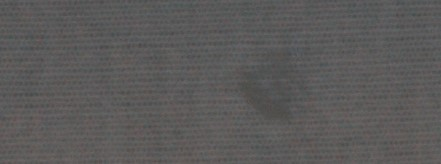
#> input picture 计算机视觉/baibu/density/i2.jpg, 441 x 164 px
$ python density.py   (older library calls are emulated)
#> lines starting #> are read from the running program, lines starting #| are printed output that depends on the picture
"""
    @ 郭泽嘉,zjguo
        - Density It is used to calculate the cloth density and add relevant test methods
            Note: if this method is called directly, the difference between radial and latitudinal directions should be noted
        - Density 用于计算布匹密度, 附加相关的测试方法, 注意: 本方法若直接调用,需注意径向纬向的区别
"""

import sys

import json
import numpy as np
from cv2 import cv2

from matplotlib import pyplot as plt
from scipy.signal import find_peaks, argrelextrema


# [11 lines left out: function enhance_hist, not called in this run]


class Settings(object):
    def __init__(self):
        self.distance_symmetric: float = .25
        self.std: float = .5


class W(object):
    """
    `W`It is defined as two high and low peaks
    Define business rules. Only five values can be passed in,
    which are two low points and three high points。
    定义业务规则,只允许传入五个值，分别为两个低点，三个最高点：
            a1          a2          a3
              -       -   -       -
                -   -       -   -
                  b1          b2
    """

    # [12 lines left out: function __init__, not called in this run]

    @property
    def peaks_diff(self):
        return float(self._peaks_diff)

    @property
    def valleys_diff(self):
        return float(self._valleys_diff)

    @property
    def distamce1(self):
        return float(self._distance_1)

    @property
    def distamce2(self):
        return float(self._distance_2)

    @property
    def distamce(self):
        return (self.distamce1 + self.distamce2) / 2

    @property
    def min_value(self):
        return float(self._min_value)

    @property
    def highest_value(self):
        return float(self._highest_value)

    @property
    def distance_w(self):
        return float(self._distance_w)

    # [70 lines left out: functions __str__, __set_diffs, __set_distance, _set, is_full, is_distance_symmetric and 1 more, not called in this run]


class Ws(object):
    def __init__(self):
        self.q = []

    def __len__(self):
        return len(self.q)

    def add(self, w: W):
        self.q.append(w)

    # [45 lines left out: functions set_init, get_density, not called in this run]


class Density(object):

    @staticmethod
    def __sma(data: np.ndarray, N: int = 5) -> np.ndarray:
        """
        :param data: 一维数据
        :param N: 权值，表示和前后多少位进行对比
        :return: 一个移动平均点函数
        """
        n = np.ones(N)
        weights = n / N
        sma = np.convolve(weights, data)[N - 1:-N + 1]
        return sma

    def __init__(self, image: np.ndarray):
        """
        :param image: 二维的行列式, 像素尽可能控制在50 * 120 以内, 为一个二值参，即灰度图
        """
        self.image: np.ndarray = image
        self.x: int = image.shape[1]
#> self.x = 441
        self.y: int = image.shape[0]
#> self.y = 164

        # 横坐标点
        self.xx = np.zeros(self.x)
#> self.xx = 441 values from 0 to 0
        for item in range(self.x):
            self.xx[item] += item
#> after the loop, self.xx = 441 values from 0 to 440

        # 纵坐标点
        self.radial_count = np.zeros(self.x)
#> self.radial_count = 441 values from 0 to 0
        for item in range(self.y):
            self.radial_count += self.image[item]
#> after the loop, self.radial_count = 441 values, max 15240 at index 335, min 14075 at index 284, mean 14791.5

        self.avg = np.mean(self.radial_count)
#> self.avg = 14791.5
        self.avg_list = self.avg * np.ones(self.x)
#> self.avg_list = 441 values from 14791.5 to 14791.5

        # 峰值点
        self.peaks, _ = find_peaks(self.radial_count, height=0)
#> self.peaks = 88 values from 1 to 436

        # 峰谷点
        self.valleys = argrelextrema(-self.radial_count, np.greater)[0]
#> self.valleys = 87 values from 3 to 439
        if self.peaks[0] > self.valleys[0]:
            np.delete(self.valleys, 0)

    # [5 lines left out: function __is_clear, not called in this run]

    def write_2D(self, out_path: str):
#> called with out_path = 'tes_out.jpg'
        fig, ax = plt.subplots()
        ax.set_xlim(0, self.x)

        # 原始数据
        ax.plot(self.xx, self.radial_count, lw=1, label=u"data")
        ax.plot(self.avg_list, "--", color="gray", lw=1)

        # 峰值点
        ax.plot(self.peaks, self.radial_count[self.peaks], "x", color="red", label='peaks')

        # 峰谷点
        ax.plot(self.valleys, self.radial_count[self.valleys], "+", color="green", label="valleys")

        # 移动平均
        N = 5
        sma = self.__sma(self.radial_count, N=N)
#> in __sma, `sma = np.convolve(weights, data)[N - 1:-N + 1]`: sma = 437 values, max 15198.8 at index 333, min 14128 at index 282, mean 14791.3
        ax.plot(self.xx[N - 1:], sma, lw=1, label=u"avg")

        miloc = plt.MultipleLocator(5)
        ax.xaxis.set_minor_locator(miloc)
        ax.grid(axis='x', which='minor')
        fig.savefig(out_path)
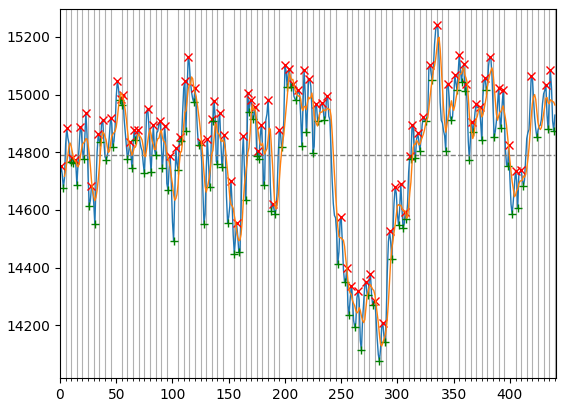
#> figure drawn by matplotlib, 1 panel; curve peaks at x = 335, y = 15240; curve peaks at x = 335, y = 15240

    # [20 lines left out: function get, not called in this run]


class DensityTool(object):
    MAX_H = 40
    MAX_W = 120

    # [69 lines left out: functions __init__, __cut_image, set_data, get, not called in this run]


if __name__ == "__main__":
    # path = "/Users/caime/Desktop/guojiafile/python/计算机视觉/百布-test/test.png"
    path = "i2.jpg"
    img = cv2.imread(path, 0)
    d = Density(image=img)
    d.write_2D(out_path="tes_out.jpg")
    # [15 lines of commented-out code are left out]

$ run again, with 计算机视觉/baibu/density/i1.jpg copied over 计算机视觉/baibu/density/i2.jpg
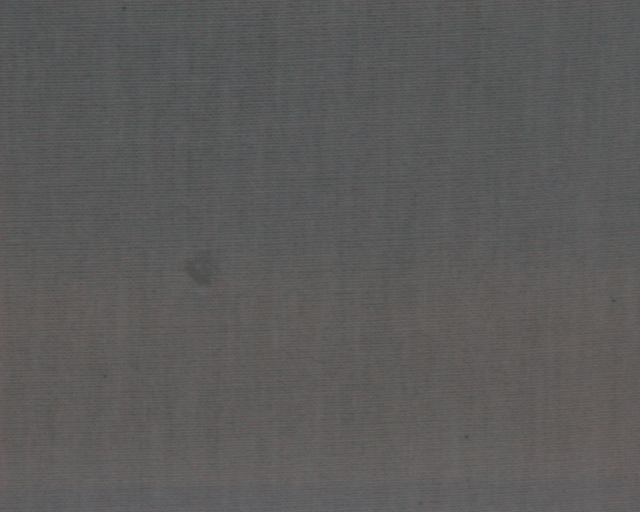
#> input picture 计算机视觉/baibu/density/i1.jpg, 1280 x 1024 px (shown at 1/2 size)
#> after the loop in __init__, `for item in range(self.y):`: self.radial_count = 1280 values, max 95119 at index 1195, min 90668 at index 416, mean 92647.8
#> self.avg = 92647.8
#> self.avg_list = 1280 values from 92647.8 to 92647.8
#> self.peaks = 364 values from 5 to 1277
#> self.valleys = 363 values from 6 to 1276
#> in __sma, `sma = np.convolve(weights, data)[N - 1:-N + 1]`: sma = 1276 values, max 94909.8 at index 1191, min 90774.6 at index 92, mean 92646.6
#> in write_2D, `fig.savefig(out_path)`:
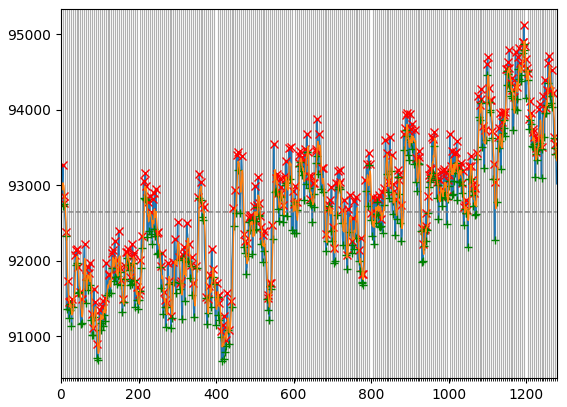
#> figure drawn by matplotlib, 1 panel; curve peaks at x = 1195, y = 95119; curve peaks at x = 1195, y = 95119
